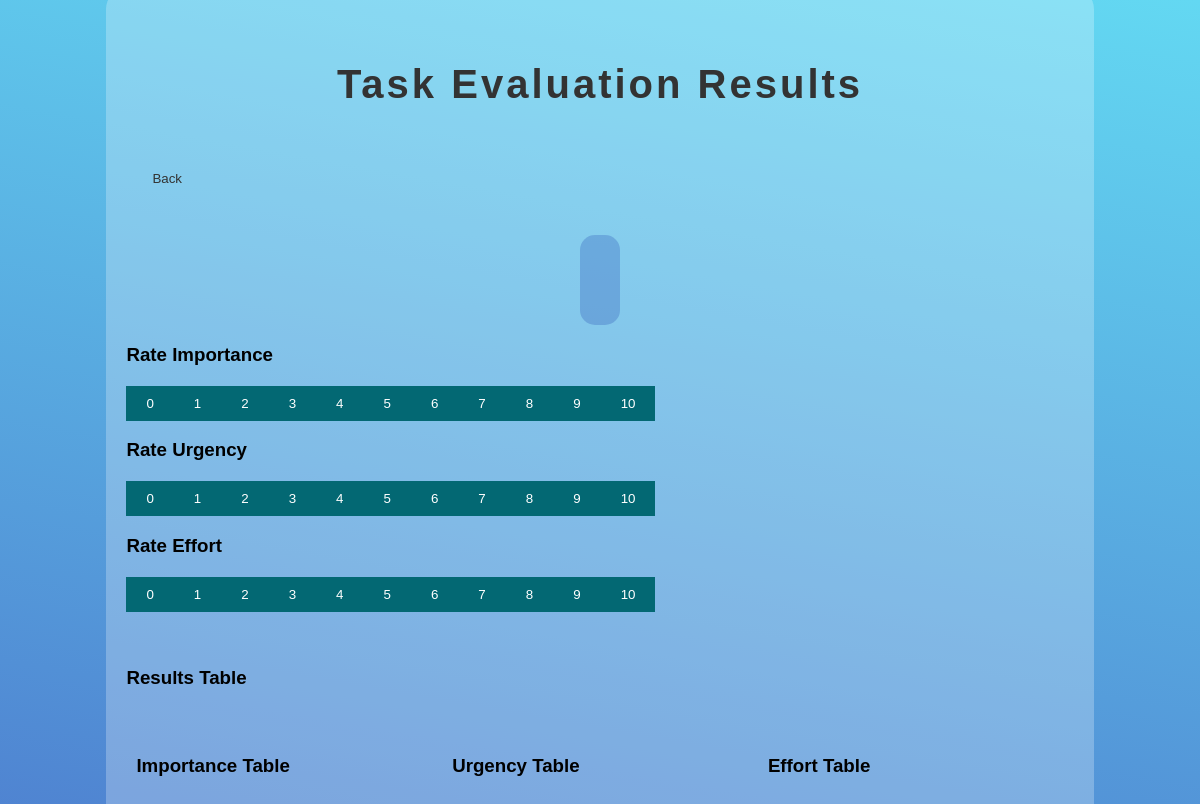
Before: /evaluate_tasks with the older database file.
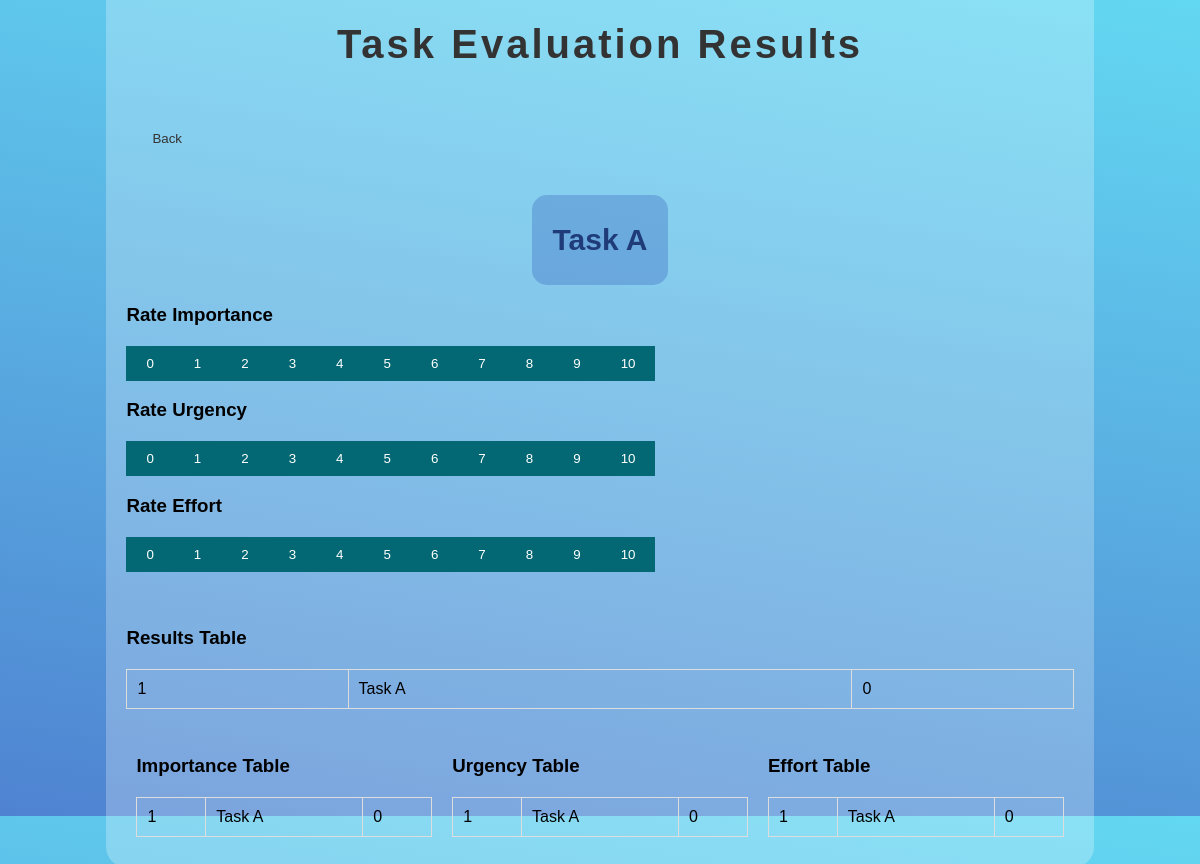
After: the same page with the newer database file.
### main.py (models this page shows, shortened)
class RT_db(db.Model):
    task_id=db.Column(db.Integer, primary_key=True)
    name=db.Column(db.String(200), nullable=False)
    Results_Score=db.Column(db.Integer)

class IT_db(db.Model):
    task_id=db.Column(db.Integer, primary_key=True)
    name=db.Column(db.String(200), nullable=False)
    Importance_Score=db.Column(db.Integer)

class UT_db(db.Model):
    task_id=db.Column(db.Integer, primary_key=True)
    name=db.Column(db.String(200), nullable=False)
    Urgency_Score=db.Column(db.Integer)

class ET_db(db.Model):
    task_id=db.Column(db.Integer, primary_key=True)
    name=db.Column(db.String(200), nullable=False)
    Effort_Score=db.Column(db.Integer)

### main.py (the view)
@app.route('/evaluate_tasks', methods=['GET', 'POST'])
def evaluate_tasks_route():
    global tasks_list, first_task, IT_is_rated, UT_is_rated, ET_is_rated
    print('\nEVALUATE PAGE') # Debugging
    print("IT_is_rated: ", IT_is_rated) # Debugging
    print("UT_is_rated: ", UT_is_rated) # Debugging
    print("ET_is_rated: ", ET_is_rated) # Debugging
    print('Pop task on: ', pop_task) # Debugging
    if not pop_task:
        tasks_list = get_tasks_list()
    print('Task List:\n', tasks_list) # Debugging
    if tasks_list:
        first_task = tasks_list[0]
    IT_df, UT_df, ET_df = evaluate_tasks(df_tasks)
    RT_list = RT_db.query.all()
    IT_list = IT_db.query.all()
    UT_list = UT_db.query.all()
    ET_list = ET_db.query.all()
    return render_template('evaluate.html', title='Evaluate Page',
                           IT_df=IT_df, UT_df=UT_df, ET_df=ET_df,
                           RT_list=RT_list, IT_list=IT_list, UT_list=UT_list, ET_list=ET_list,
                           first_task=first_task, attribute=attribute,
                           IT_is_rated=IT_is_rated, UT_is_rated=UT_is_rated, ET_is_rated=ET_is_rated)

### WEBAPP_funcs.py (called while the page is built)
def evaluate_tasks(df_tasks):
    tasks = df_tasks['Tasks'].tolist()
    IT_df = pd.DataFrame({'Tasks': tasks, 'Importance_Score': 0})
    UT_df = pd.DataFrame({'Tasks': tasks, 'Urgency_Score': 0})
    ET_df = pd.DataFrame({'Tasks': tasks, 'Effort_Score': 0})
    for task in tasks:
        importance_key = f"importance_{task}"
        urgency_key = f"urgency_{task}"
        effort_key = f"effort_{task}"
        importance_score = 1
        urgency_score = 2
        effort_score = 3
        IT_df.loc[IT_df['Tasks'] == task, 'Importance_Score'] = importance_score
        UT_df.loc[UT_df['Tasks'] == task, 'Urgency_Score'] = urgency_score
        ET_df.loc[ET_df['Tasks'] == task, 'Effort_Score'] = effort_score
    return IT_df, UT_df, ET_df

### templates/evaluate.html (shortened to what this page needs)
<!DOCTYPE html>
<html lang="de">
<head>
    <link rel="stylesheet" href="{{ url_for('static', filename='style_evaluate.css')}}">
</head>
<body>
    <div class="container" >
        <h2>Task Evaluation Results</h2>
        <form action="/">
            <button type="submit">
                <i class="fas fa-caret-left" style="padding-right: 5px;"></i>
                Back
            </button>
        </form>
        <br>
        <div class="center">
            <h4>{{ first_task }}</h4>
        </div>
        <h3>Rate Importance</h3>
        <div class="btn-group">
            <form action=/update_scores method="POST">
                <button type="submit" name="IT_value" value="0">0</button>
            </form>
            <form action=/update_scores method="POST">
                <button type="submit" name="IT_value" value="1">1</button>
            </form>
            <form action=/update_scores method="POST">
                <button type="submit" name="IT_value" value="2">2</button>
            </form>
            <form action=/update_scores method="POST">
                <button type="submit" name="IT_value" value="3">3</button>
            </form>
            <form action=/update_scores method="POST">
                <button type="submit" name="IT_value" value="4">4</button>
            </form>
            <form action=/update_scores method="POST">
                <button type="submit" name="IT_value" value="5">5</button>
            </form>
            <form action=/update_scores method="POST">
                <button type="submit" name="IT_value" value="6">6</button>
            </form>
            <form action=/update_scores method="POST">
                <button type="submit" name="IT_value" value="7">7</button>
            </form>
            <form action=/update_scores method="POST">
                <button type="submit" name="IT_value" value="8">8</button>
            </form>
            <form action=/update_scores method="POST">
                <button type="submit" name="IT_value" value="9">9</button>
            </form>
            <form action=/update_scores method="POST">
                <button type="submit" name="IT_value" value="10">10</butto
                    n></form>
        </div>
        <h3>Rate Urgency</h3>
        <div class="btn-group">
            <form action=/update_scores method="POST">
                <button type="submit" name="UT_value" value="0">0</button>
            </form>
            <form action=/update_scores method="POST">
                <button type="submit" name="UT_value" value="1">1</button>
            </form>
            <form action=/update_scores method="POST">
                <button type="submit" name="UT_value" value="2">2</button>
            </form>
            <form action=/update_scores method="POST">
                <button type="submit" name="UT_value" value="3">3</button>
            </form>
            <form action=/update_scores method="POST">
                <button type="submit" name="UT_value" value="4">4</button>
            </form>
            <form action=/update_scores method="POST">
                <button type="submit" name="UT_value" value="5">5</button>
            </form>
            <form action=/update_scores method="POST">
                <button type="submit" name="UT_value" value="6">6</button>
            </form>
            <form action=/update_scores method="POST">
                <button type="submit" name="UT_value" value="7">7</button>
            </form>
            <form action=/update_scores method="POST">
                <button type="submit" name="UT_value" value="8">8</button>
            </form>
            <form action=/update_scores method="POST">
                <button type="submit" name="UT_value" value="9">9</button>
            </form>
            <form action=/update_scores method="POST">
                <button type="submit" name="UT_value" value="10">10</button>
            </form>
        </div>
        <h3>Rate Effort</h3>
        <div class="btn-group">
            <form action=/update_scores method="POST">
                <button type="submit" name="ET_value" value="0">0</button>
            </form>
            <form action=/update_scores method="POST">
                <button type="submit" name="ET_value" value="1">1</button>
            </form>
            <form action=/update_scores method="POST">
                <button type="submit" name="ET_value" value="2">2</button>
            </form>
            <form action=/update_scores method="POST">
                <button type="submit" name="ET_value" value="3">3</button>
            </form>
            <form action=/update_scores method="POST">
                <button type="submit" name="ET_value" value="4">4</button>
            </form>
            <form action=/update_scores method="POST">
                <button type="submit" name="ET_value" value="5">5</button>
            </form>
            <form action=/update_scores method="POST">
                <button type="submit" name="ET_value" value="6">6</button>
            </form>
            <form action=/update_scores method="POST">
                <button type="submit" name="ET_value" value="7">7</button>
            </form>
            <form action=/update_scores method="POST">
                <button type="submit" name="ET_value" value="8">8</button>
            </form>
            <form action=/update_scores method="POST">
                <button type="submit" name="ET_value" value="9">9</button>
            </form>
            <form action=/update_scores method="POST">
                <button type="submit" name="ET_value" value="10">10</button>
            </form>
        </div>
        <br><br>
        <h3>Results Table</h3>
        <table>
            <tbody>
                {%for RT in RT_list%}
                <tr>
                    <td>{{RT.task_id}}</td>
                    <td>{{RT.name}}</td>
                    <td>{{RT.Results_Score}}</td>
                </tr>
                {%endfor%}
            </tbody>
        </table>
        <br>
        <div class="table-row">
            <div class="table-column">
                <h3>Importance Table</h3>
                <table>
                    <tbody>
                        {%for IT in IT_list%}
                        <tr>
                            <td>{{IT.task_id}}</td>
                            <td>{{IT.name}}</td>
                            <td>{{IT.Importance_Score}}</td>
                        </tr>
                        {%endfor%}
                    </tbody>
                </table>
            </div>
            <div class="table-column">
                <h3>Urgency Table</h3>
                <table>
                    <tbody>
                        {%for UT in UT_list%}
                        <tr>
                            <td>{{UT.task_id}}</td>
                            <td>{{UT.name}}</td>
                            <td>{{UT.Urgency_Score}}</td>
                        </tr>
                        {%endfor%}
                    </tbody>
                </table>
            </div>
            <div class="table-column">
                <h3>Effort Table</h3>
                <table>
                    <tbody>
                        {%for ET in ET_list%}
                        <tr>
                            <td>{{ET.task_id}}</td>
                            <td>{{ET.name}}</td>
                            <td>{{ET.Effort_Score}}</td>
                        </tr>
                        {%endfor%}
                    </tbody>
                </table>
            </div>
        </div>
    </div>
</body>
</html>

### static/style_evaluate.css (style rules this page uses)
body { font-family: Arial, sans-serif; background-color: #f5f8fa; background: linear-gradient(10deg, #4f83d1, #63D8F2); display: flex; flex-direction: column; align-items: center; justify-content: center; height: 100vh; }
.container { background-color: rgba(255, 255, 255, 0.25); width: 80%; margin: auto; padding: 20px; border-radius: 20px; }
.center { margin: auto; padding: 20px; display: flex; justify-content: center; align-items: center; background-color: #2e5ab84e; width: fit-content; height: 50px; border: 0px; border-radius: 15px; }
.table-row { display: flex; justify-content: space-between; }
.table-column { flex: 1; margin: 10px; }
.btn-group button { background-color: #036873; color: white; float: left; padding: 10px 20px; border: none; border-radius: 0px; cursor: pointer; transition: background-color 0s, color 0s, border-color 0s; }
.btn-group:after { content: ""; clear: both; display: table; }
form button { background-color: #cacaca00; color: #333; padding: 10px 20px; border: 1px solid #33333300; border-radius: 5px; cursor: pointer; transition: background-color 0.3s, color 0.3s, border-color 0.3s; }
h2 { padding: 20px; text-align: center; color: #333; font-size: 40px; letter-spacing: 3px; }
h4 { color: #1f3c79; border: none; border-radius: 5px; cursor: pointer; font-size: 30px; }
table { width: 100%; border-collapse: collapse; margin-top: 20px; }
table th, table td { padding: 10px; border: 1px solid #ddd; }
form { margin-bottom: 20px; }

Changed rows visible on the page:
added RT_db: task_id "1", name "Task A", Results_Score "0"
added IT_db: task_id "1", name "Task A", Importance_Score "0"
added UT_db: task_id "1", name "Task A", Urgency_Score "0"
added ET_db: task_id "1", name "Task A", Effort_Score "0"
Other visible differences:
{{ first_task }}: (not shown) → "Task A"
